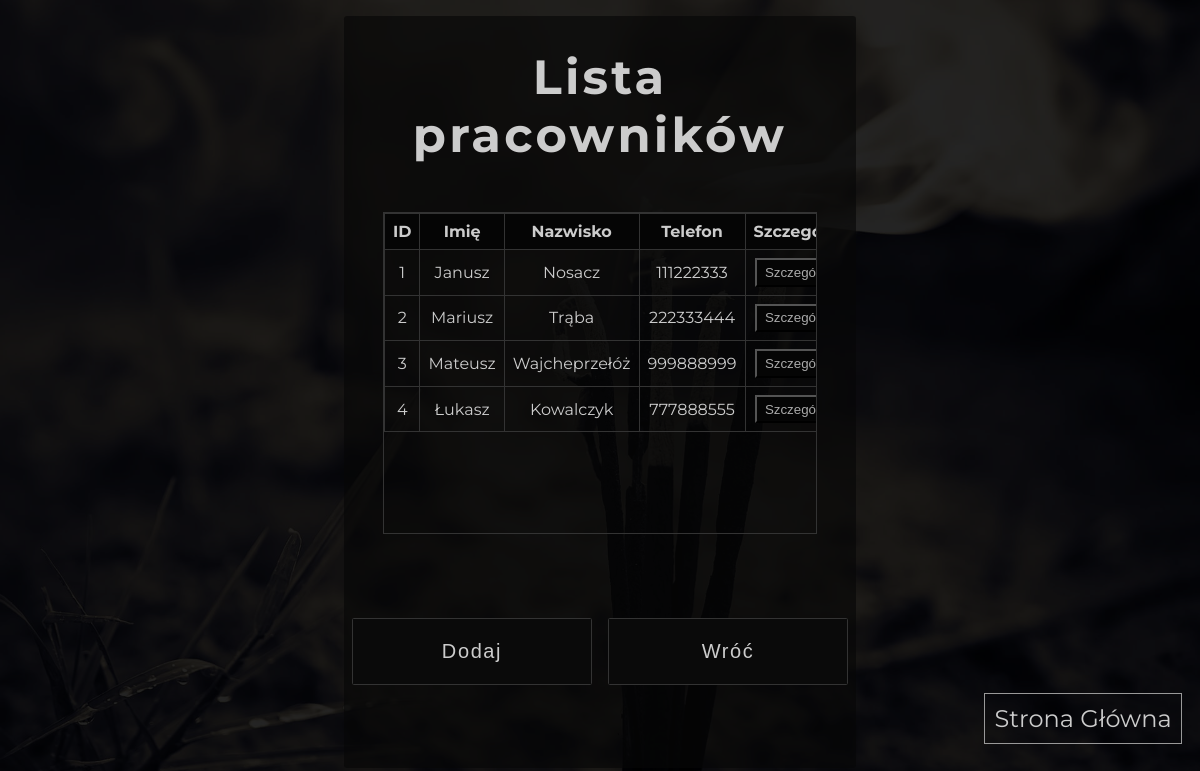
Before: /manager_panel/employees/ (signed in) with the older database file.
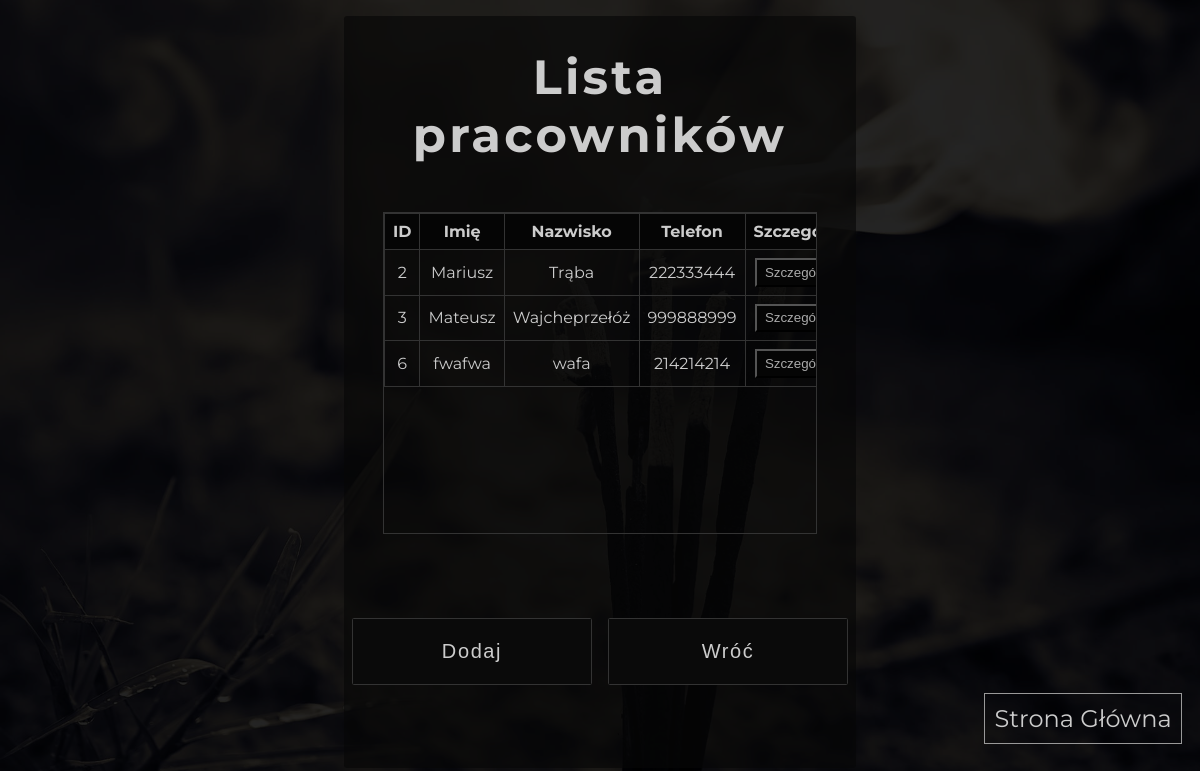
After: the same page with the newer database file.
### App/models.py (models this page shows, shortened)
class Worker(models.Model):
    name = models.CharField(max_length=45)
    surname = models.CharField(max_length=45)
    phoneNumber = models.CharField(max_length=9, unique=True)
    email = models.EmailField(null=True, blank=True, unique=True)
    pesel = models.CharField(max_length=11, unique=True)

### App/decorators.py (the view)
        def wrapper_func(request, *args, **kwargs):
            group = None
            if request.user.groups.exists():
                group = request.user.groups.all()[0].name
            if group in allowed_roles:
                return view_func(request, *args, **kwargs)
            else:
                return redirect('home')

### App/views.py (called while the page is built)
@login_required(login_url='login')
@allowed_users(allowed_roles=['manager', 'admin'])
def manager_employees(request):
    workers = Worker.objects.all()
    context = {'workers': workers}
    return render(request, 'App/subpages/manager/manager_employees.html', context)

### App/templates/App/subpages/manager/manager_employees.html (shortened to what this page needs)
{% load static %}
<!DOCTYPE html>
<html lang="pl">
<head>
    <link rel="stylesheet" href="https://cdnjs.cloudflare.com/ajax/libs/font-awesome/6.2.1/css/all.min.css" />
    <link rel="stylesheet" href="{% static '/css/manager_employees.css' %}">
</head>
<body>
    <main>
        <form action="">
            <h1>Lista pracowników</h1>
            <div class="list">
                <table>
                    <tr>
                        <th>ID</th><th>Imię</th><th>Nazwisko</th><th>Telefon</th><th>Szczegóły</th><th>Usuń</th><th>Edytuj</th>
                    </tr>
                    {% for worker in workers %}
                    <tr>
                        <td>{{worker.id}}</td><td>{{worker.name}}</td><td>{{worker.surname}}</td><td>{{worker.phoneNumber}}</td>
                        <td><input type="button" name="worker_id" value="Szczegóły" onclick="location.href='{% url 'manager_employees_show' worker_id=worker.id %}'"></td>
                    </tr>
                    {% endfor %}
                </table>
            </div>
            <div class="buttons">
                <a href="{% url 'manager_employees_add' %}">
                    <input type="button" value="Dodaj" >
                </a>
                <a href="{% url 'manager_panel' %}">
                    <input type="button" value="Wróć">
                </a>
            </div>
        </form>
        <nav class="mini-nav">
            <a href="{% url 'home' %}">Strona Główna</a>
        </nav>
    </main>
</body>
</html>

### static/css/manager_employees.css (style rules this page uses)
body { background-position: center; background-repeat: no-repeat; background-size: cover!important; background: linear-gradient(rgba(0, 0, 0, 0.86), rgba(0, 0, 0, 0.86)),url("../img/ticket_buy-01.jpg"); margin: 0; padding: 0; border: 0; font-family: 'Montserrat', sans-serif; }
main { width: 100%; display: flex; justify-content: center; color: #ccc; }
form { width: 40%; display: flex; flex-direction: column; background-color: rgba(7, 7, 7, 0.65); min-height: 90vh; margin-top: 1rem; border-radius: 0.2rem; padding: 1rem; align-items: center; text-align: center; gap: 2rem; position: relative; }
form > h1 { font-size: 3rem; letter-spacing: 0.2rem; margin: 0; margin-top: 1rem; }
.list { width: 90%; margin-top: 1rem; height: 20rem; overflow-x:auto; overflow-y:auto; border: 0.1rem solid #333; }
table { border-collapse: collapse; border: 1px solid black; width: 100%; margin-left: auto; margin-right: auto; }
th { background-color: #050505; font-weight: bold; padding: 8px; border: 1px solid #333; }
td { border: 1px solid #333; padding: 8px; }
td > input { width: 5rem; background-color: #050505; color: #aaa; padding: 0.3rem 0.2rem; }
.buttons { display: flex; flex-wrap: wrap; justify-content: center; gap: 1rem; position: absolute; bottom: 10%; }
.buttons > a > input { width: 15rem; margin: 0.5rem auto; height: 4.2rem; font-size: 1.25rem; background-color: rgb(10, 10, 10); border-radius: 0.1rem; border: solid 0.1rem #333; color: #ccc; letter-spacing: 0.1rem; }
.mini-nav { position: fixed; top: 88%; left: 82%; }
.mini-nav > a { font-size: 1.5rem; text-decoration: none; border: 0.1rem solid #999; padding: 0.6rem; color: #ccc; }

Changed rows visible on the page:
removed Worker: id "1", name "Janusz", surname "Nosacz", phoneNumber "111222333", worker_id "Szczegóły"
removed Worker: id "4", name "Łukasz", surname "Kowalczyk", phoneNumber "777888555", worker_id "Szczegóły"
added Worker: id "6", name "fwafwa", surname "wafa", phoneNumber "214214214", worker_id "Szczegóły"
